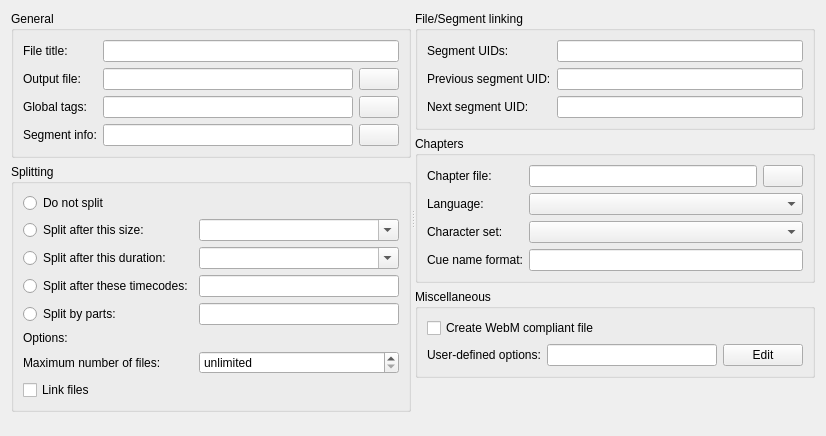
      <widget class="QWidget" name="outputTab">
       <attribute name="title">
        <string>Output</string>
       </attribute>
       <layout class="QVBoxLayout" name="verticalLayout_3">
        <item>
         <widget class="QSplitter" name="outputSplitter">
          <property name="orientation">
           <enum>Qt::Horizontal</enum>
          </property>
          <property name="childrenCollapsible">
           <bool>false</bool>
          </property>
          <widget class="QWidget" name="layoutWidget4">
           <layout class="QVBoxLayout" name="verticalLayout_7">
            <item>
             <widget class="QGroupBox" name="generalBox">
              <property name="title">
               <string>General</string>
              </property>
              <layout class="QGridLayout" name="gridLayout">
               <item row="0" column="0">
                <widget class="QLabel" name="titleLael">
                 <property name="text">
                  <string>File title:</string>
                 </property>
                 <property name="buddy">
                  <cstring>title</cstring>
                 </property>
                </widget>
               </item>
               <item row="0" column="1">
                <widget class="QLineEdit" name="title"/>
               </item>
               <item row="1" column="0">
                <widget class="QLabel" name="outputLabel">
                 <property name="text">
                  <string>Output file:</string>
                 </property>
                 <property name="buddy">
                  <cstring>output</cstring>
                 </property>
                </widget>
               </item>
               <item row="1" column="1">
                <layout class="QHBoxLayout" name="horizontalLayout_6">
                 <item>
                  <widget class="QLineEdit" name="output"/>
                 </item>
                 <item>
                  <widget class="QPushButton" name="browseOutput">
                   <property name="text">
                    <string/>
                   </property>
                   <property name="icon">
                    <iconset resource="../qt_resources.qrc">
                     <normaloff>:/icons/16x16/code-class.png</normaloff>:/icons/16x16/code-class.png</iconset>
                   </property>
                  </widget>
                 </item>
                </layout>
               </item>
               <item row="2" column="0">
                <widget class="QLabel" name="globalTagsLabel">
                 <property name="text">
                  <string>Global tags:</string>
                 </property>
                 <property name="buddy">
                  <cstring>globalTags</cstring>
                 </property>
                </widget>
               </item>
               <item row="2" column="1">
                <layout class="QHBoxLayout" name="horizontalLayout_7">
                 <item>
                  <widget class="QLineEdit" name="globalTags"/>
                 </item>
                 <item>
                  <widget class="QPushButton" name="browseGlobalTags">
                   <property name="text">
                    <string/>
                   </property>
                   <property name="icon">
                    <iconset resource="../qt_resources.qrc">
                     <normaloff>:/icons/16x16/code-class.png</normaloff>:/icons/16x16/code-class.png</iconset>
                   </property>
                  </widget>
                 </item>
                </layout>
               </item>
               <item row="3" column="0">
                <widget class="QLabel" name="segmentinfoLabel">
                 <property name="text">
                  <string>Segment info:</string>
                 </property>
                 <property name="buddy">
                  <cstring>segmentinfo</cstring>
                 </property>
                </widget>
               </item>
               <item row="3" column="1">
                <layout class="QHBoxLayout" name="horizontalLayout_8">
                 <item>
                  <widget class="QLineEdit" name="segmentinfo"/>
                 </item>
                 <item>
                  <widget class="QPushButton" name="browseSegmentInfo">
                   <property name="text">
                    <string/>
                   </property>
                   <property name="icon">
                    <iconset resource="../qt_resources.qrc">
                     <normaloff>:/icons/16x16/code-class.png</normaloff>:/icons/16x16/code-class.png</iconset>
                   </property>
                  </widget>
                 </item>
                </layout>
               </item>
              </layout>
             </widget>
            </item>
            <item>
             <widget class="QGroupBox" name="splittingBox">
              <property name="minimumSize">
               <size>
                <width>400</width>
                <height>0</height>
               </size>
              </property>
              <property name="title">
               <string>Splitting</string>
              </property>
              <layout class="QGridLayout" name="gridLayout_2">
               <item row="0" column="0">
                <widget class="QRadioButton" name="doNotSplit">
                 <property name="text">
                  <string>Do not split</string>
                 </property>
                </widget>
               </item>
               <item row="1" column="0">
                <widget class="QRadioButton" name="doSplitAfterSize">
                 <property name="text">
                  <string>Split after this size:</string>
                 </property>
                </widget>
               </item>
               <item row="1" column="1">
                <widget class="QComboBox" name="splitSize">
                 <property name="editable">
                  <bool>true</bool>
                 </property>
                 <item>
                  <property name="text">
                   <string notr="true"/>
                  </property>
                 </item>
                 <item>
                  <property name="text">
                   <string notr="true">350M</string>
                  </property>
                 </item>
                 <item>
                  <property name="text">
                   <string notr="true">650M</string>
                  </property>
                 </item>
                 <item>
                  <property name="text">
                   <string notr="true">700M</string>
                  </property>
                 </item>
                 <item>
                  <property name="text">
                   <string notr="true">800M</string>
                  </property>
                 </item>
                 <item>
                  <property name="text">
                   <string notr="true">1000M</string>
                  </property>
                 </item>
                 <item>
                  <property name="text">
                   <string notr="true">4483M</string>
                  </property>
                 </item>
                 <item>
                  <property name="text">
                   <string notr="true">8142M</string>
                  </property>
                 </item>
                </widget>
               </item>
               <item row="2" column="0">
                <widget class="QRadioButton" name="doSplitAfterDuration">
                 <property name="text">
                  <string>Split after this duration:</string>
                 </property>
                </widget>
               </item>
               <item row="2" column="1">
                <widget class="QComboBox" name="splitDuration">
                 <property name="editable">
                  <bool>true</bool>
                 </property>
                 <item>
                  <property name="text">
                   <string notr="true"/>
                  </property>
                 </item>
                 <item>
                  <property name="text">
                   <string notr="true">01:00:00</string>
                  </property>
                 </item>
                 <item>
                  <property name="text">
                   <string notr="true">1800s</string>
                  </property>
                 </item>
                </widget>
               </item>
               <item row="3" column="0">
                <widget class="QRadioButton" name="doSplitAfterTimecodes">
                 <property name="text">
                  <string>Split after these timecodes:</string>
                 </property>
                </widget>
               </item>
               <item row="3" column="1">
                <widget class="QLineEdit" name="splitTimecodes"/>
               </item>
               <item row="4" column="0">
                <widget class="QRadioButton" name="doSplitByParts">
                 <property name="text">
                  <string>Split by parts:</string>
                 </property>
                </widget>
               </item>
               <item row="4" column="1">
                <widget class="QLineEdit" name="splitParts"/>
               </item>
               <item row="5" column="0">
                <widget class="QLabel" name="splittingOptionsLabel">
                 <property name="text">
                  <string>Options:</string>
                 </property>
                </widget>
               </item>
               <item row="6" column="0">
                <widget class="QLabel" name="splitMaxFilesLabel">
                 <property name="text">
                  <string>Maximum number of files:</string>
                 </property>
                 <property name="buddy">
                  <cstring>splitMaxFiles</cstring>
                 </property>
                </widget>
               </item>
               <item row="6" column="1">
                <widget class="QSpinBox" name="splitMaxFiles">
                 <property name="specialValueText">
                  <string>unlimited</string>
                 </property>
                </widget>
               </item>
               <item row="7" column="0">
                <widget class="QCheckBox" name="linkFiles">
                 <property name="text">
                  <string>Link files</string>
                 </property>
                </widget>
               </item>
              </layout>
             </widget>
            </item>
            <item>
             <spacer name="verticalSpacer_3">
              <property name="orientation">
               <enum>Qt::Vertical</enum>
              </property>
              <property name="sizeHint" stdset="0">
               <size>
                <width>384</width>
                <height>13</height>
               </size>
              </property>
             </spacer>
            </item>
           </layout>
          </widget>
          <widget class="QWidget" name="layoutWidget5">
           <layout class="QVBoxLayout" name="verticalLayout_8">
            <item>
             <widget class="QGroupBox" name="fileSegmentLinkingBox">
              <property name="title">
               <string>File/Segment linking</string>
              </property>
              <layout class="QGridLayout" name="gridLayout_3">
               <item row="0" column="0">
                <widget class="QLabel" name="segmentUIDsLabel">
                 <property name="text">
                  <string>Segment UIDs:</string>
                 </property>
                 <property name="buddy">
                  <cstring>segmentUIDs</cstring>
                 </property>
                </widget>
               </item>
               <item row="0" column="1">
                <widget class="QLineEdit" name="segmentUIDs"/>
               </item>
               <item row="1" column="0">
                <widget class="QLabel" name="previousSegmentUIDLabel">
                 <property name="text">
                  <string>Previous segment UID:</string>
                 </property>
                 <property name="buddy">
                  <cstring>previousSegmentUID</cstring>
                 </property>
                </widget>
               </item>
               <item row="1" column="1">
                <widget class="QLineEdit" name="previousSegmentUID"/>
               </item>
               <item row="2" column="0">
                <widget class="QLabel" name="nextSegmentUIDLabel">
                 <property name="text">
                  <string>Next segment UID:</string>
                 </property>
                 <property name="buddy">
                  <cstring>nextSegmentUID</cstring>
                 </property>
                </widget>
               </item>
               <item row="2" column="1">
                <widget class="QLineEdit" name="nextSegmentUID"/>
               </item>
              </layout>
             </widget>
            </item>
            <item>
             <widget class="QGroupBox" name="chaptersBox">
              <property name="minimumSize">
               <size>
                <width>400</width>
                <height>0</height>
               </size>
              </property>
              <property name="title">
               <string>Chapters</string>
              </property>
              <layout class="QGridLayout" name="gridLayout_4">
               <item row="0" column="0">
                <widget class="QLabel" name="chaptersLabel">
                 <property name="text">
                  <string>Chapter file:</string>
                 </property>
                 <property name="buddy">
                  <cstring>chapters</cstring>
                 </property>
                </widget>
               </item>
               <item row="0" column="1">
                <layout class="QHBoxLayout" name="horizontalLayout_9">
                 <item>
                  <widget class="QLineEdit" name="chapters"/>
                 </item>
                 <item>
                  <widget class="QPushButton" name="browseChapters">
                   <property name="text">
                    <string/>
                   </property>
                   <property name="icon">
                    <iconset resource="../qt_resources.qrc">
                     <normaloff>:/icons/16x16/code-class.png</normaloff>:/icons/16x16/code-class.png</iconset>
                   </property>
                  </widget>
                 </item>
                </layout>
               </item>
               <item row="1" column="0">
                <widget class="QLabel" name="chapterLanguageLabel">
                 <property name="text">
                  <string>Language:</string>
                 </property>
                 <property name="buddy">
                  <cstring>chapterLanguage</cstring>
                 </property>
                </widget>
               </item>
               <item row="1" column="1">
                <widget class="QComboBox" name="chapterLanguage"/>
               </item>
               <item row="2" column="0">
                <widget class="QLabel" name="chapterCharacterSetLabel">
                 <property name="text">
                  <string>Character set:</string>
                 </property>
                 <property name="buddy">
                  <cstring>chapterCharacterSet</cstring>
                 </property>
                </widget>
               </item>
               <item row="2" column="1">
                <widget class="QComboBox" name="chapterCharacterSet"/>
               </item>
               <item row="3" column="0">
                <widget class="QLabel" name="chapterCueNameFormatLabel">
                 <property name="text">
                  <string>Cue name format:</string>
                 </property>
                 <property name="buddy">
                  <cstring>chapterCueNameFormat</cstring>
                 </property>
                </widget>
               </item>
               <item row="3" column="1">
                <widget class="QLineEdit" name="chapterCueNameFormat"/>
               </item>
              </layout>
             </widget>
            </item>
            <item>
             <widget class="QGroupBox" name="outputMischellaneousBox">
              <property name="title">
               <string>Miscellaneous</string>
              </property>
              <layout class="QVBoxLayout" name="verticalLayout_6">
               <item>
                <widget class="QCheckBox" name="webmMode">
                 <property name="text">
                  <string>Create WebM compliant file</string>
                 </property>
                </widget>
               </item>
               <item>
                <layout class="QHBoxLayout" name="horizontalLayout_10">
                 <item>
                  <widget class="QLabel" name="userDefinedOptionsLabel">
                   <property name="text">
                    <string>User-defined options:</string>
                   </property>
                   <property name="buddy">
                    <cstring>userDefinedOptions</cstring>
                   </property>
                  </widget>
                 </item>
                 <item>
                  <widget class="QLineEdit" name="userDefinedOptions"/>
                 </item>
                 <item>
                  <widget class="QPushButton" name="editUserDefinedOptions">
                   <property name="text">
                    <string>Edit</string>
                   </property>
                  </widget>
                 </item>
                </layout>
               </item>
              </layout>
             </widget>
            </item>
            <item>
             <spacer name="verticalSpacer_4">
              <property name="orientation">
               <enum>Qt::Vertical</enum>
              </property>
              <property name="sizeHint" stdset="0">
               <size>
                <width>20</width>
                <height>40</height>
               </size>
              </property>
             </spacer>
            </item>
           </layout>
          </widget>
         </widget>
        </item>
       </layout>
      </widget>
